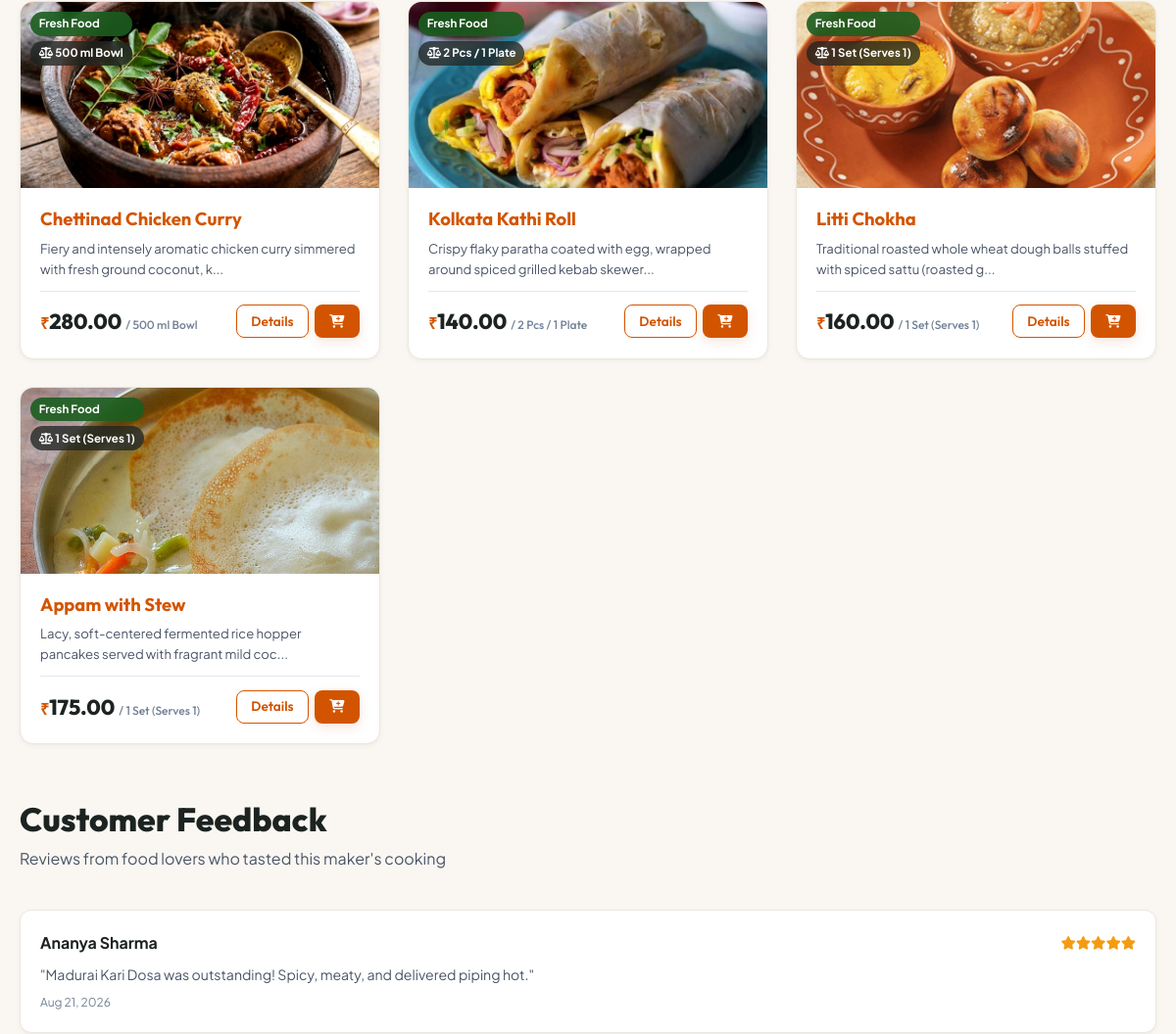
Page /food-maker/1 (middle part) on the earlier database version.
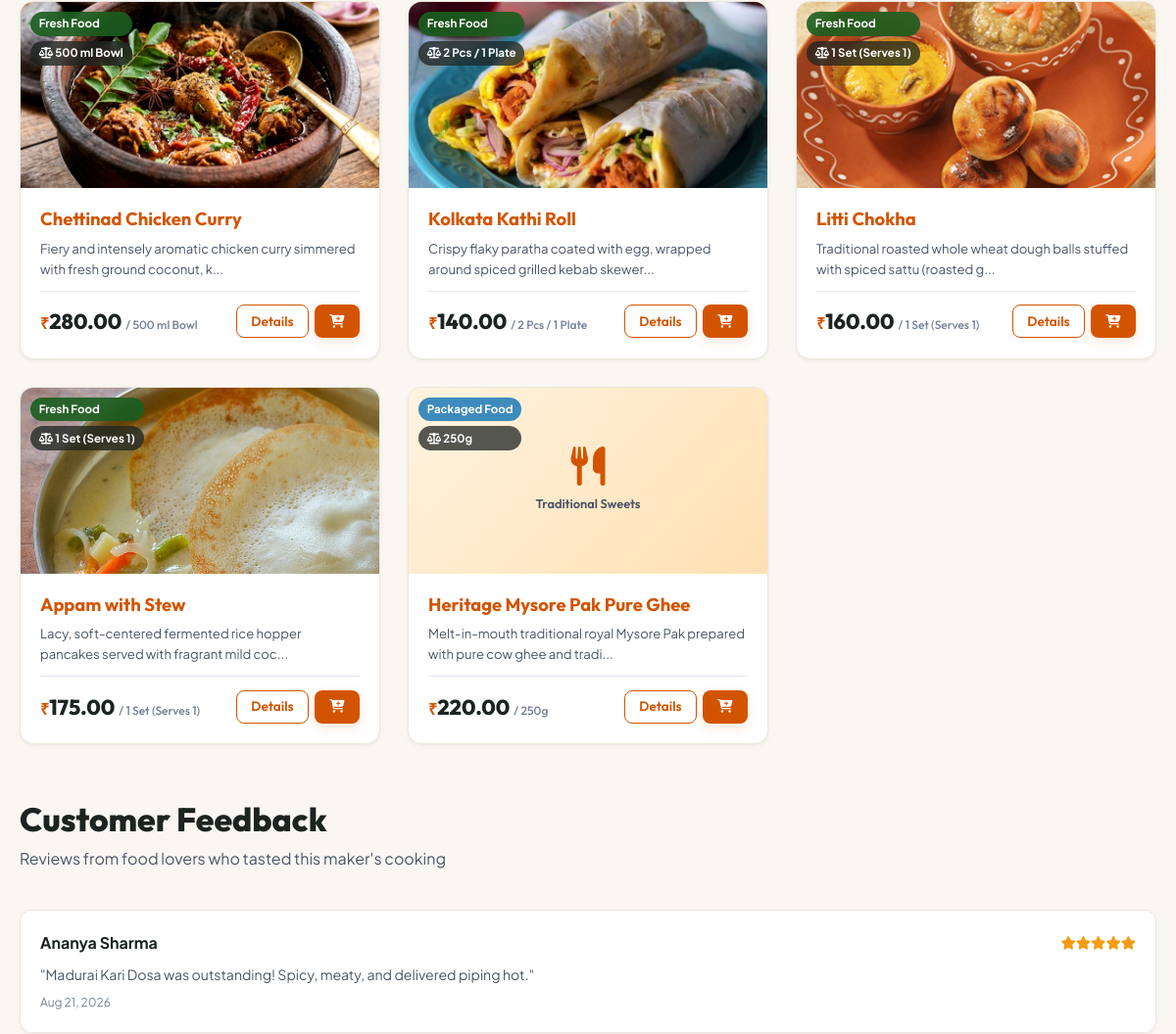
Same page on the later database version.
### backend/models.py (models this page shows, shortened)
class Product(db.Model):
    __tablename__ = 'products'
    id = db.Column(db.Integer, primary_key=True)
    food_maker_id = db.Column(db.Integer, db.ForeignKey('food_makers.id', ondelete='CASCADE'), nullable=False)
    name = db.Column(db.String(150), nullable=False, index=True)
    category = db.Column(db.String(100), nullable=False, index=True)
    description = db.Column(db.Text, nullable=True)
    ingredients = db.Column(db.Text, nullable=True)
    price = db.Column(db.Float, nullable=False)
    city = db.Column(db.String(100), nullable=False, index=True)
    region = db.Column(db.String(100), nullable=True)
    image = db.Column(db.String(255), nullable=True)
    stock = db.Column(db.Integer, default=10)
    product_type = db.Column(db.String(50), nullable=False, default='Packaged Food')  # 'Packaged Food' or 'Fresh Food'
    preparation_time = db.Column(db.String(50), nullable=True, default='1-2 days')
    net_quantity = db.Column(db.String(50), nullable=True, default='250g')  # e.g., '500g', '150g', '250g', '1 kg', '1 Plate'
    created_at = db.Column(db.DateTime, default=datetime.utcnow)
    cart_items = db.relationship('CartItem', backref='product', lazy=True, cascade='all, delete-orphan')
    order_items = db.relationship('OrderItem', backref='product', lazy=True)
    reviews = db.relationship('Review', backref='product', lazy=True, cascade='all, delete-orphan')
    interactions = db.relationship('Interaction', backref='product', lazy=True, cascade='all, delete-orphan')

class Review(db.Model):
    __tablename__ = 'reviews'
    id = db.Column(db.Integer, primary_key=True)
    customer_id = db.Column(db.Integer, db.ForeignKey('users.id'), nullable=False)
    product_id = db.Column(db.Integer, db.ForeignKey('products.id', ondelete='CASCADE'), nullable=True)
    food_maker_id = db.Column(db.Integer, db.ForeignKey('food_makers.id', ondelete='CASCADE'), nullable=False)
    rating = db.Column(db.Integer, nullable=False)  # 1 to 5
    comment = db.Column(db.Text, nullable=True)
    created_at = db.Column(db.DateTime, default=datetime.utcnow)

class User(db.Model):
    __tablename__ = 'users'
    id = db.Column(db.Integer, primary_key=True)
    name = db.Column(db.String(100), nullable=False)
    email = db.Column(db.String(120), unique=True, nullable=False, index=True)
    password_hash = db.Column(db.String(255), nullable=False)
    role = db.Column(db.String(20), nullable=False, default='customer')  # 'customer' or 'food_maker'
    phone = db.Column(db.String(20), nullable=True)
    city = db.Column(db.String(100), nullable=True)
    address = db.Column(db.Text, nullable=True)
    created_at = db.Column(db.DateTime, default=datetime.utcnow)
    food_maker_profile = db.relationship('FoodMaker', backref='user', uselist=False, cascade='all, delete-orphan')
    cart = db.relationship('Cart', backref='customer', uselist=False, cascade='all, delete-orphan')
    orders = db.relationship('Order', backref='customer', lazy=True)
    reviews = db.relationship('Review', backref='customer', lazy=True)
    interactions = db.relationship('Interaction', backref='customer', lazy=True)

### backend/routes/food_maker_routes.py (the view)
@food_maker_bp.route('/food-maker/<int:maker_id>')
def food_maker_profile(maker_id):
    maker = FoodMaker.query.get_or_404(maker_id)
    products = Product.query.filter_by(food_maker_id=maker.id).all()
    reviews = Review.query.filter_by(food_maker_id=maker.id).order_by(Review.created_at.desc()).all()
    return render_template(
        'food_maker_profile.html',
        maker=maker,
        products=products,
        reviews=reviews
    )

### backend/models.py (called while the page is built)
    @property
    def today_verification(self):
        today_str = datetime.utcnow().strftime('%Y-%m-%d')
        return DailyVerification.query.filter_by(food_maker_id=self.id, log_date=today_str).first()

    @property
    def average_rating(self):
        all_reviews = self.reviews
        if not all_reviews:
            prod_reviews = [r for p in self.products for r in p.reviews]
            if prod_reviews:
                return round(sum(r.rating for r in prod_reviews) / len(prod_reviews), 1)
            return 5.0
        return round(sum(r.rating for r in all_reviews) / len(all_reviews), 1)

    @property
    def total_reviews_count(self):
        prod_reviews_count = sum(len(p.reviews) for p in self.products)
        return len(self.reviews) + prod_reviews_count

### frontend/templates/food_maker_profile.html (shortened to what the changed rows need)
{% extends "base.html" %}
{% block content %}
<div class="container" style="padding: 3rem 1.25rem;">
  <div style="margin-bottom: 3.5rem;">
    {% if products %}
      <div class="product-grid">
        {% for product in products %}
          <div class="product-card">
            <div class="product-image-container">
              {% if product.image %}
                <img src="{{ url_for('uploaded_file', filename=product.image) }}" alt="{{ product.name }}" loading="lazy" style="width: 100%; height: 100%; object-fit: cover;">
              {% else %}
                <div class="product-placeholder-graphic">
                  <i class="fa-solid fa-utensils"></i>
                  <span>{{ product.category }}</span>
                </div>
              {% endif %}
              <div class="product-card-badges">
                <span class="product-type-pill {{ 'pill-fresh' if product.product_type == 'Fresh Food' else 'pill-packaged' }}">
                  {{ product.product_type }}
                </span>
                {% if product.net_quantity %}
                  <span class="product-type-pill" style="background: rgba(28, 35, 33, 0.75); color: #FFFFFF; font-size: 0.72rem;">
                    <i class="fa-solid fa-scale-balanced"></i> {{ product.net_quantity }}
                  </span>
                {% endif %}
              </div>
            </div>
            <div class="product-card-body">
              <h3 class="product-title">
                <a href="{{ url_for('product.product_detail', product_id=product.id) }}">{{ product.name }}</a>
              </h3>
              <p style="font-size: 0.82rem; color: var(--gray-dark); margin-bottom: 0.75rem;">
                {{ product.description[:80] }}...
              </p>
              <div class="product-card-footer">
                <div class="product-price">
                  <span class="currency">₹</span>{{ "%.2f"|format(product.price) }}
                  <span style="font-size: 0.75rem; color: var(--gray-medium); font-weight: 500;">/ {{ product.net_quantity or 'pack' }}</span>
                </div>
                <div style="display: flex; gap: 6px;">
                  <a href="{{ url_for('product.product_detail', product_id=product.id) }}" class="btn btn-outline btn-sm">Details</a>
                  <button class="btn btn-primary btn-sm btn-add-to-cart-ajax" data-product-id="{{ product.id }}">
                    <i class="fa-solid fa-cart-plus"></i>
                  </button>
                </div>
              </div>
            </div>
          </div>
        {% endfor %}
      </div>
    {% else %}
      <div style="background: #FFFFFF; border-radius: 14px; padding: 2.5rem; text-align: center; border: var(--border-light);">
        <p style="color: var(--gray-medium);">This food maker has not listed products yet.</p>
      </div>
    {% endif %}
  </div>
  {% if reviews %}
    <div>
      <div class="section-header">
        <div>
          <h2 class="section-title">Customer Feedback</h2>
        </div>
      </div>
      <div style="display: grid; grid-template-columns: repeat(auto-fit, minmax(280px, 1fr)); gap: 1.25rem;">
        {% for rev in reviews %}
          <div style="background: #FFFFFF; border-radius: 12px; border: var(--border-light); padding: 1.25rem; box-shadow: var(--shadow-sm);">
            <div style="display: flex; justify-content: space-between; align-items: center; margin-bottom: 0.5rem;">
              <strong>{{ rev.customer.name if rev.customer else 'Customer' }}</strong>
              <div class="stars" style="font-size: 0.85rem;">
                {% for _ in range(rev.rating) %}<i class="fa-solid fa-star"></i>{% endfor %}
              </div>
            </div>
            <p style="font-size: 0.88rem; color: var(--gray-dark); margin: 0;">"{{ rev.comment }}"</p>
            <div style="font-size: 0.75rem; color: var(--gray-medium); margin-top: 0.5rem;">
              {{ rev.created_at.strftime('%b %d, %Y') }}
            </div>
          </div>
        {% endfor %}
      </div>
    </div>
  {% endif %}
</div>
{% endblock %}

Differences in the rows shown:
added Product: category "Traditional Sweets", product_type "Packaged Food", net_quantity "250g", name "Heritage Mysore Pak Pure Ghee", description "Melt-in-mouth traditional royal Mysore Pak prepared with pure cow ghee and tradi", price "220.00"
